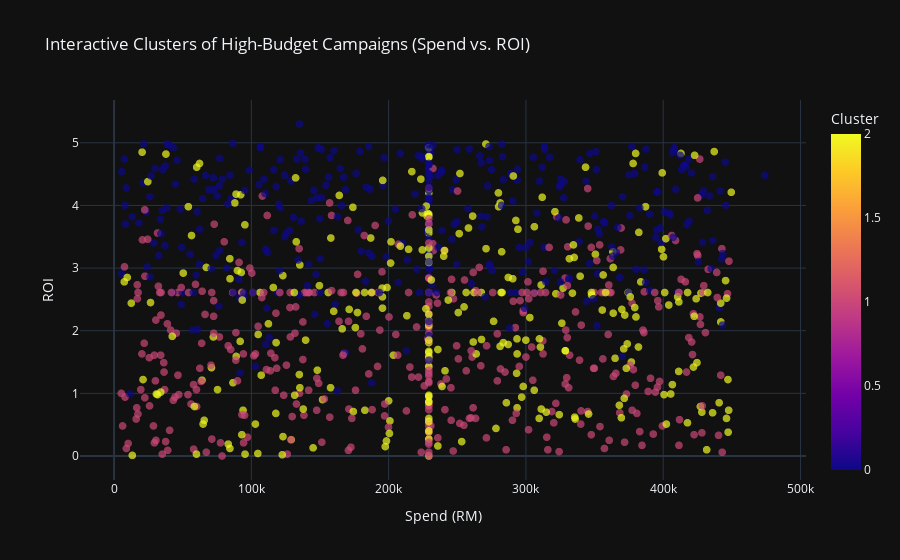

Notebook code for this chart:
### Code cell
# Interactive scatter plot for Spend vs. ROI with clusters
fig = px.scatter(
    high_budget_data,
    x='Spend',
    y='ROI',
    color='Cluster',
    title="Interactive Clusters of High-Budget Campaigns (Spend vs. ROI)",
    labels={'Spend': 'Spend (RM)', 'ROI': 'ROI'},
    color_discrete_sequence=px.colors.qualitative.Set2,
    hover_data={'Channel': True, 'Region': True}  # Include additional info in hover tooltip
)

# Customize marker size and layout
fig.update_traces(marker=dict(size=8, opacity=0.7))
fig.update_layout(
    xaxis_title="Spend (RM)",
    yaxis_title="ROI",
    legend_title="Cluster",
    template="plotly_dark"
)

# Display the interactive plot
fig.show()

### Figure 1 — Plotly figure (JSON) as saved in the notebook; plotly's stock layout.template omitted (floating-point values rounded to 4 significant figures; data arrays with more than 128 entries replaced by an {"elided": "..."} marker saying what was removed)
{"data": [{"customdata": {"elided": "1034x2 str values"}, "hovertemplate": "Spend (RM)=%{x}<br>ROI=%{y}<br>Channel=%{customdata[0]}<br>Region=%{customdata[1]}<br>Cluster=%{marker.color}<extra></extra>", "legendgroup": "", "marker": {"color": {"elided": "1034 int values"}, "coloraxis": "coloraxis", "opacity": 0.7, "size": 8, "symbol": "circle"}, "mode": "markers", "name": "", "showlegend": false, "type": "scattergl", "x": {"elided": "1034 float values"}, "xaxis": "x", "y": {"elided": "1034 float values"}, "yaxis": "y"}], "layout": {"coloraxis": {"colorbar": {"title": {"text": "Cluster"}}, "colorscale": [[0, "#0d0887"], [0.1111, "#46039f"], [0.2222, "#7201a8"], [0.3333, "#9c179e"], [0.4444, "#bd3786"], [0.5556, "#d8576b"], [0.6667, "#ed7953"], [0.7778, "#fb9f3a"], [0.8889, "#fdca26"], [1, "#f0f921"]]}, "legend": {"title": {"text": "Cluster"}, "tracegroupgap": 0}, "title": {"text": "Interactive Clusters of High-Budget Campaigns (Spend vs. ROI)"}, "xaxis": {"anchor": "y", "domain": [0, 1], "title": {"text": "Spend (RM)"}}, "yaxis": {"anchor": "x", "domain": [0, 1], "title": {"text": "ROI"}}}}
